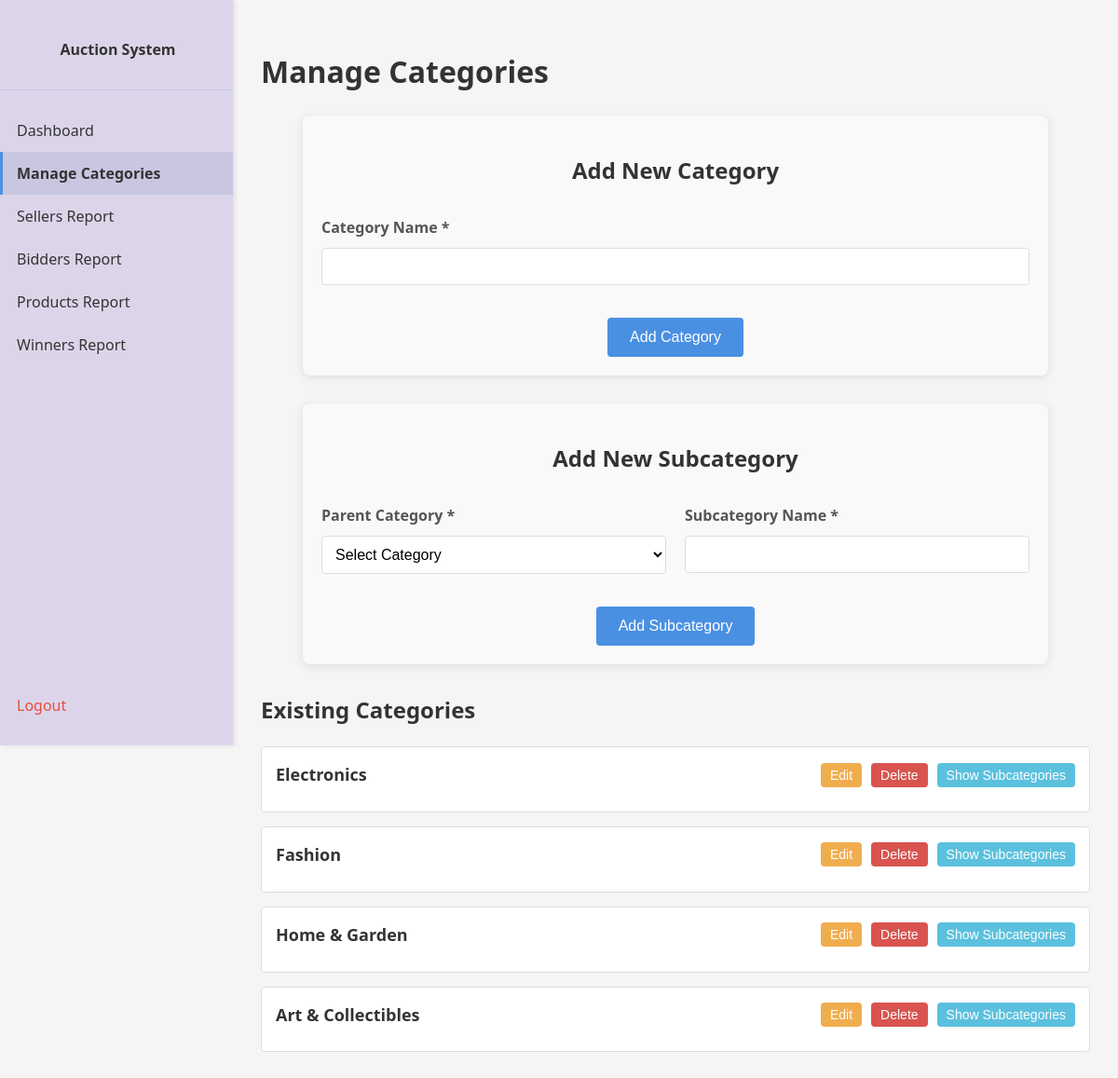
The app's page /admin/categories (signed in) with its own data.
### app/models.py (models this page shows, shortened)
class Category(db.Model):
    __tablename__ = 'categories'
    id = db.Column(db.Integer, primary_key=True)
    name = db.Column(db.String(100), nullable=False, unique=True)
    subcategories = db.relationship('Subcategory', backref='category', lazy=True)
    products = db.relationship('Product', backref='category', lazy=True)

### app/admin.py (the view)
@admin.route('/admin/categories')
@login_required
@role_required('admin')
def admin_categories():
    categories = Category.query.all()
    return render_template('admin_categories.html', categories=categories)

### app/utils.py (called while the page is built)
def login_required(f):
    @wraps(f)
    def decorated_function(*args, **kwargs):
        if 'user_id' not in session:
            return redirect(url_for('main.home'))
        return f(*args, **kwargs)
    return decorated_function

def role_required(role):
    def decorator(f):
        @wraps(f)
        def decorated_function(*args, **kwargs):
            if 'user_id' not in session or session.get('role') != role:
                return redirect(url_for('main.home'))
            return f(*args, **kwargs)
        return decorated_function
    return decorator

### app/templates/admin_categories.html (shortened to what this page needs)
<!DOCTYPE html>
<html>
<head>
    <link rel="stylesheet" href="{{ url_for('static', filename='style.css') }}">
</head>
<body>
    <div class="sidenav">
        <div class="brand">
            <a href="{{ url_for('main.home') }}">Auction System</a>
        </div>
        <a href="{{ url_for('admin.admin_dashboard') }}">Dashboard</a>
        <a href="{{ url_for('admin.admin_categories') }}" class="active">Manage Categories</a>
        <a href="{{ url_for('admin.admin_sellers_report') }}">Sellers Report</a>
        <a href="{{ url_for('admin.admin_bidders_report') }}">Bidders Report</a>
        <a href="{{ url_for('admin.admin_products_report') }}">Products Report</a>
        <a href="{{ url_for('admin.admin_winners_report') }}">Winners Report</a>
        <div class="logout">
            <a href="{{ url_for('auth.logout') }}">Logout</a>
        </div>
    </div>
    <div class="content">
        <h1>Manage Categories</h1>
        <div class="form-container">
            <h2 class="form-title">Add New Category</h2>
            <form id="category-form">
                <div class="form-row">
                    <div class="form-group">
                        <label for="category_name">Category Name *</label>
                        <input type="text" id="category_name" name="category_name" required>
                    </div>
                </div>
                <div class="form-actions">
                    <button type="submit" class="btn-submit">Add Category</button>
                </div>
            </form>
        </div>
        <div class="form-container" style="margin-top: 30px;">
            <h2 class="form-title">Add New Subcategory</h2>
            <form id="subcategory-form">
                <div class="form-row">
                    <div class="form-group">
                        <label for="parent_category">Parent Category *</label>
                        <select id="parent_category" name="parent_category" required>
                            <option value="">Select Category</option>
                        </select>
                    </div>
                    <div class="form-group">
                        <label for="subcategory_name">Subcategory Name *</label>
                        <input type="text" id="subcategory_name" name="subcategory_name" required>
                    </div>
                </div>
                <div class="form-actions">
                    <button type="submit" class="btn-submit">Add Subcategory</button>
                </div>
            </form>
        </div>
        <div class="categories-list">
            <h2>Existing Categories</h2>
            {% for category in categories %}
            <div class="category-item">
                <div class="category-header">
                    <div class="category-name">{{ category.name }}</div>
                    <div class="action-buttons">
                        <button class="btn-edit" onclick="editCategory({{ category.id }}, '{{ category.name }}')">Edit</button>
                        <button class="btn-delete" onclick="deleteCategory({{ category.id }})">Delete</button>
                        <button class="btn-toggle" onclick="toggleSubcategories({{ category.id }})">Show Subcategories</button>
                    </div>
                </div>
            </div>
            {% endfor %}
        </div>
    </div>
</body>
</html>

### app/static/style.css (style rules this page uses)
* { box-sizing: border-box; }
body { margin: 0; padding: 0; font-family: 'Segoe UI', Arial, sans-serif; display: flex; flex-direction: column; background-color: #f5f5f5; color: #333; min-height: 100vh; overflow-x: hidden; }
.content { padding: 30px; flex: 1; line-height: 1.6; width: 100%; box-sizing: border-box; margin: 0 auto; margin-left: 250px; max-width: calc(100vw - 250px); overflow-x: hidden; }
.sidenav { height: 100vh; width: 250px; position: fixed; z-index: 1; top: 0; left: 0; background-color: #dcd5ea; overflow-x: hidden; padding-top: 20px; box-shadow: 2px 0 5px rgba(0,0,0,0.1); }
.sidenav .brand { padding: 10px 15px 20px 15px; font-size: 20px; font-weight: bold; color: #333; border-bottom: 1px solid #c9c6e1; margin-bottom: 20px; text-align: center; }
.sidenav .brand a { color: #333; text-decoration: none; }
.sidenav a { padding: 12px 15px; text-decoration: none; font-size: 16px; color: #333; display: block; transition: 0.3s; border-left: 3px solid transparent; }
.sidenav a.active { background-color: #c9c6e1; border-left: 3px solid #4a90e2; font-weight: bold; }
.sidenav .logout { position: absolute; bottom: 20px; width: 100%; }
.sidenav .logout a { color: #e74c3c; }
.form-group { margin-bottom: 15px; }
.form-group label { display: block; margin-bottom: 5px; color: #333; font-weight: 500; }
.form-group input, .form-group select { width: 100%; padding: 8px; border: 1px solid #ddd; border-radius: 4px; font-size: 14px; }
.form-group select { background-color: white; }

### app/templates/admin_categories.html (style rules this page uses)
.form-container { max-width: 800px; margin: 0 auto; padding: 20px; background-color: #f9f9f9; border-radius: 8px; box-shadow: 0 2px 10px rgba(0,0,0,0.1); }
.form-title { text-align: center; margin-bottom: 30px; color: #333; }
.form-row { display: flex; flex-wrap: wrap; margin-bottom: 15px; gap: 20px; }
.form-group { flex: 1; min-width: 250px; }
.form-group label { display: block; margin-bottom: 8px; font-weight: bold; color: #555; }
.form-group input, .form-group select, .form-group textarea { width: 100%; padding: 10px; border: 1px solid #ddd; border-radius: 4px; font-size: 16px; transition: border-color 0.3s; }
.form-actions { text-align: center; margin-top: 20px; }
.btn-submit { background-color: #4a90e2; color: white; border: none; padding: 12px 24px; border-radius: 4px; cursor: pointer; font-size: 16px; transition: background-color 0.3s; }
.categories-list { margin-top: 30px; }
.category-item { background-color: #fff; border: 1px solid #ddd; border-radius: 4px; padding: 15px; margin-bottom: 15px; }
.category-header { display: flex; justify-content: space-between; align-items: center; margin-bottom: 10px; }
.category-name { font-weight: bold; font-size: 18px; }
.action-buttons { display: flex; gap: 10px; }
.btn-edit, .btn-delete, .btn-toggle { padding: 5px 10px; border-radius: 4px; cursor: pointer; font-size: 14px; border: none; }
.btn-edit { background-color: #f0ad4e; color: white; }
.btn-delete { background-color: #d9534f; color: white; }
.btn-toggle { background-color: #5bc0de; color: white; }

### records on screen
Category: name "Electronics"
Category: name "Fashion"
Category: name "Home & Garden"
Category: name "Art & Collectibles"
